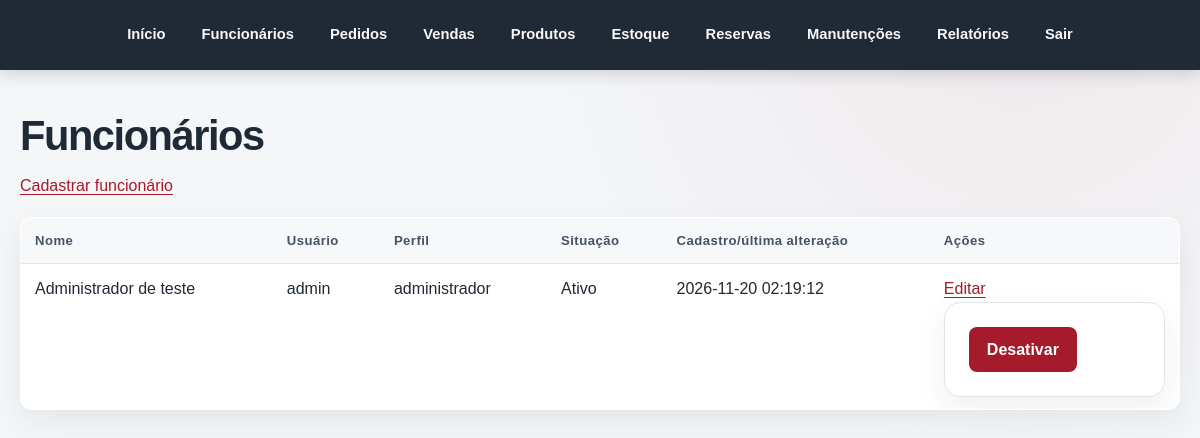
The app's page /pages/funcionarios/listar.php (signed in) with its own data.
### tables this page shows
CREATE TABLE `funcionarios` (
  `id` int(10) UNSIGNED NOT NULL,
  `nome` varchar(100) NOT NULL,
  `usuario` varchar(50) NOT NULL,
  `senha_hash` varchar(255) NOT NULL,
  `perfil` enum('administrador','gerente','atendente','operador') NOT NULL,
  `ativo` tinyint(1) NOT NULL DEFAULT current_timestamp(),
  `data_cadastro` timestamp NOT NULL DEFAULT current_timestamp() ON UPDATE current_timestamp()
);

### pages/funcionarios/listar.php (the view, shortened to what this page needs)
<?php
require_once __DIR__ . '/../../config/conexao.php';
$sql = 'SELECT id, nome, usuario, perfil, ativo, data_cadastro
        FROM funcionarios
        ORDER BY nome ASC';
$funcionarios = $pdo->query($sql)->fetchAll();
require_once __DIR__ . '/../../includes/header.php';
?>
<h1>Funcionários</h1>
<p><a href="cadastrar.php">Cadastrar funcionário</a></p>
<?php if (count($funcionarios) === 0): ?>
    <p>Nenhum funcionário cadastrado.</p>
<?php else: ?>
    <table>
        <thead>
            <tr>
                <th scope="col">Nome</th>
                <th scope="col">Usuário</th>
                <th scope="col">Perfil</th>
                <th scope="col">Situação</th>
                <th scope="col">Cadastro/última alteração</th>
                <th scope="col">Ações</th>
            </tr>
        </thead>
        <tbody>
            <?php foreach ($funcionarios as $funcionario): ?>
                <tr>
                    <td>
                        <?= htmlspecialchars(
                            $funcionario['nome'],
                            ENT_QUOTES,
                            'UTF-8'
                        ) ?>
                    </td>
                    <td>
                        <?= htmlspecialchars(
                            $funcionario['usuario'],
                            ENT_QUOTES,
                            'UTF-8'
                        ) ?>
                    </td>
                    <td>
                        <?= htmlspecialchars(
                            $funcionario['perfil'],
                            ENT_QUOTES,
                            'UTF-8'
                        ) ?>
                    </td>
                    <td>
                        <?= (int) $funcionario['ativo'] === 1
                            ? 'Ativo'
                            : 'Inativo' ?>
                    </td>
                    <td>
                        <?= htmlspecialchars(
                            $funcionario['data_cadastro'],
                            ENT_QUOTES,
                            'UTF-8'
                        ) ?>
                    </td>
                   <td>
                        <a href="editar.php?id=<?= (int) $funcionario['id'] ?>">
                            Editar
                        </a>
                        <?php if ((int) $funcionario['ativo'] === 1): ?>
                            <form method="post" action="desativar.php">
                                <button type="submit">Desativar</button>
                            </form>
                        <?php endif; ?>
                    </td>
                </tr>
            <?php endforeach; ?>
        </tbody>
    </table>
<?php endif; ?>
<?php require_once __DIR__ . '/../../includes/footer.php'; ?>

### css/style.css (style rules this page uses)
:root { color-scheme: light; --cor-fundo: #f4f6f8; --cor-superficie: #ffffff; --cor-texto: #202936; --cor-texto-suave: #637083; --cor-borda: #e1e6ec; --cor-primaria: #a61b2b; --cor-primaria-escura: #821522; --cor-primaria-clara: #fff0f1; --cor-navegacao: #202936; --sombra-cartao: 0 12px 30px rgba(32, 41, 54, 0.07); }
* { box-sizing: border-box; }
html { min-height: 100%; background: var(--cor-fundo); }
body { min-height: 100vh; margin: 0; background: radial-gradient( circle at 85% 0, rgba(166, 27, 43, 0.06), transparent 30rem ), var(--cor-fundo); color: var(--cor-texto); font-family: Arial, Helvetica, sans-serif; line-height: 1.6; }
h1, h2, h3, p { margin-top: 0; }
h1 { margin-bottom: 14px; color: var(--cor-texto); font-size: clamp(1.8rem, 4vw, 2.6rem); line-height: 1.15; letter-spacing: -0.035em; }
a { color: var(--cor-primaria); text-underline-offset: 3px; }
form { max-width: 720px; padding: 24px; border: 1px solid var(--cor-borda); border-radius: 16px; background: var(--cor-superficie); box-shadow: var(--sombra-cartao); }
button { display: inline-flex; min-height: 44px; align-items: center; justify-content: center; padding: 10px 18px; border: 0; border-radius: 8px; background: var(--cor-primaria); color: #ffffff; font: inherit; font-weight: 800; cursor: pointer; transition: background-color 160ms ease, transform 160ms ease; }
table { width: 100%; margin: 18px 0 28px; border-collapse: collapse; border: 1px solid var(--cor-borda); border-radius: 12px; background: var(--cor-superficie); box-shadow: var(--sombra-cartao); overflow: hidden; }
th, td { padding: 12px 14px; border-bottom: 1px solid var(--cor-borda); text-align: left; vertical-align: top; }
th { background: #f7f8fa; color: #455164; font-size: 0.82rem; letter-spacing: 0.035em; }
tr:last-child td { border-bottom: 0; }

### records on screen
funcionarios: nome "Administrador de teste", usuario "admin", perfil "administrador", ativo "Ativo", data_cadastro "2026-11-20 02:19:12"
